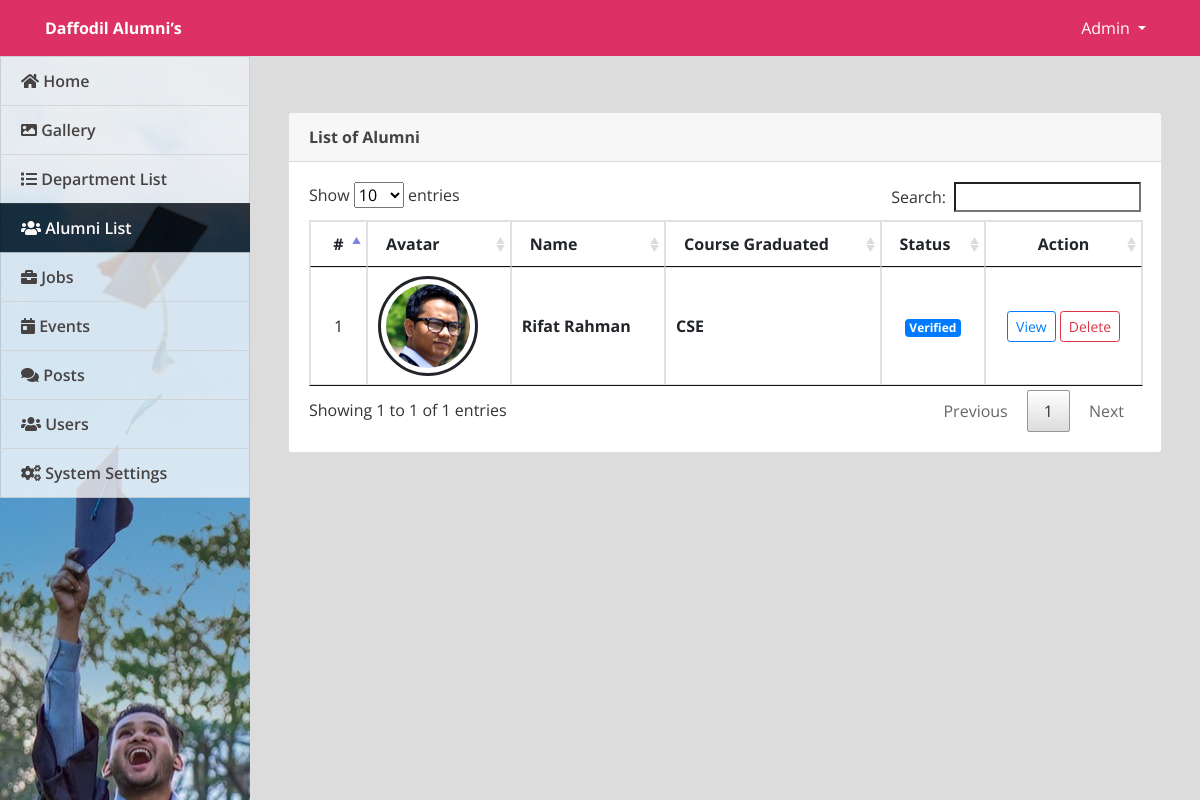
Page /admin/index.php?page=alumni (signed in) on the committed database.
### tables this page shows
CREATE TABLE `alumnus_bio` (
  `id` int(30) NOT NULL,
  `firstname` varchar(200) NOT NULL,
  `sid` varchar(200) DEFAULT NULL,
  `lastname` varchar(200) NOT NULL,
  `gender` varchar(10) NOT NULL,
  `batch` year(4) NOT NULL,
  `course_id` int(30) NOT NULL,
  `email` varchar(250) NOT NULL,
  `connected_to` text NOT NULL,
  `avatar` text NOT NULL,
  `status` tinyint(1) NOT NULL DEFAULT 0 COMMENT '0= Unverified, 1= Verified',
  `date_created` date NOT NULL DEFAULT current_timestamp(),
  `phonenumber` int(11) DEFAULT NULL,
  `bloodgroup` varchar(11) DEFAULT NULL,
  `location` varchar(200) DEFAULT NULL
);

CREATE TABLE `courses` (
  `id` int(30) NOT NULL,
  `course` text NOT NULL,
  `about` text NOT NULL
);

### admin/alumni.php (the view, shortened to what this page needs)
<?php include('db_connect.php');?>
<div class="container-fluid">
	<div class="col-lg-12">
		<div class="row">
			<div class="col-md-12">
				<div class="card">
					<div class="card-header">
						<b>List of Alumni</b>
					</div>
					<div class="card-body">
						<table class="table table-condensed table-bordered table-hover">
							<!-- <colgroup>
								<col width="5%">
								<col width="10%">
								<col width="15%">
								<col width="15%">
								<col width="30%">
								<col width="15%">
							</colgroup> -->
							<thead>
								<tr>
									<th class="text-center">#</th>
									<th class="">Avatar</th>
									<th class="">Name</th>
									<th class="">Course Graduated</th>
									<th class="">Status</th>
									<th class="text-center">Action</th>
								</tr>
							</thead>
							<tbody>
								<?php
								$i = 1;
								$alumni = $conn->query("SELECT a.*,c.course,Concat(a.firstname,' ',a.lastname) as name from alumnus_bio a inner join courses c on c.id = a.course_id order by Concat(a.firstname,' ',a.lastname) asc");
								while($row=$alumni->fetch_assoc()):
								?>
								<tr>
									<td class="text-center"><?php echo $i++ ?></td>
									<td class="text-center">
										<div class="avatar">
										 <img src="assets/uploads/<?php echo $row['avatar'] ?>" class="" alt="">
										</div>
									</td>
									<td class="">
										 <p> <b><?php echo ucwords($row['name']) ?></b></p>
									</td>
									<td class="">
										 <p> <b><?php echo $row['course'] ?></b></p>
									</td>
									<td class="text-center">
										<?php if($row['status'] == 1): ?>
											<span class="badge badge-primary">Verified</span>
										<?php else: ?>
											<span class="badge badge-secondary">Not Verified</span>
										<?php endif; ?>
									</td>
									<td class="text-center">
										<button class="btn btn-sm btn-outline-primary view_alumni" type="button" data-id="<?php echo $row['id'] ?>" >View</button>
										<button class="btn btn-sm btn-outline-danger delete_alumni" type="button" data-id="<?php echo $row['id'] ?>">Delete</button>
									</td>
								</tr>
								<?php endwhile; ?>
							</tbody>
						</table>
					</div>
				</div>
			</div>
		</div>
	</div>
</div>

### admin/assets/css/style.css (style rules this page uses)
body { font-family: "Open Sans", sans-serif; color: #444444; width: 100%; height: calc(100%); }

### admin/index.php (style rules this page uses)
body { background: #80808045; }
.container-fluid, .container-lg, .container-md, .container-sm, .container-xl { width: 100%; padding-right: 15px; padding-left: 15px; margin-right: auto; margin-left: auto; }

### admin/alumni.php (style rules this page uses)
td { vertical-align: middle !important; }
td p { margin: unset }
img { max-width:100px; max-height: :150px; }
.avatar { display: flex; border-radius: 100%; width: 100px; height: 100px; align-items: center; justify-content: center; border: 3px solid; padding: 5px; }
.avatar img { max-width: calc(100%); max-height: calc(100%); border-radius: 100%; }

### rows in the picture
alumnus_bio: avatar (picture), name "Rifat Rahman", course.course "CSE", status "Verified"

### other values in the picture
$_SESSION['system']['name'] "Daffodil Alumni’s"
